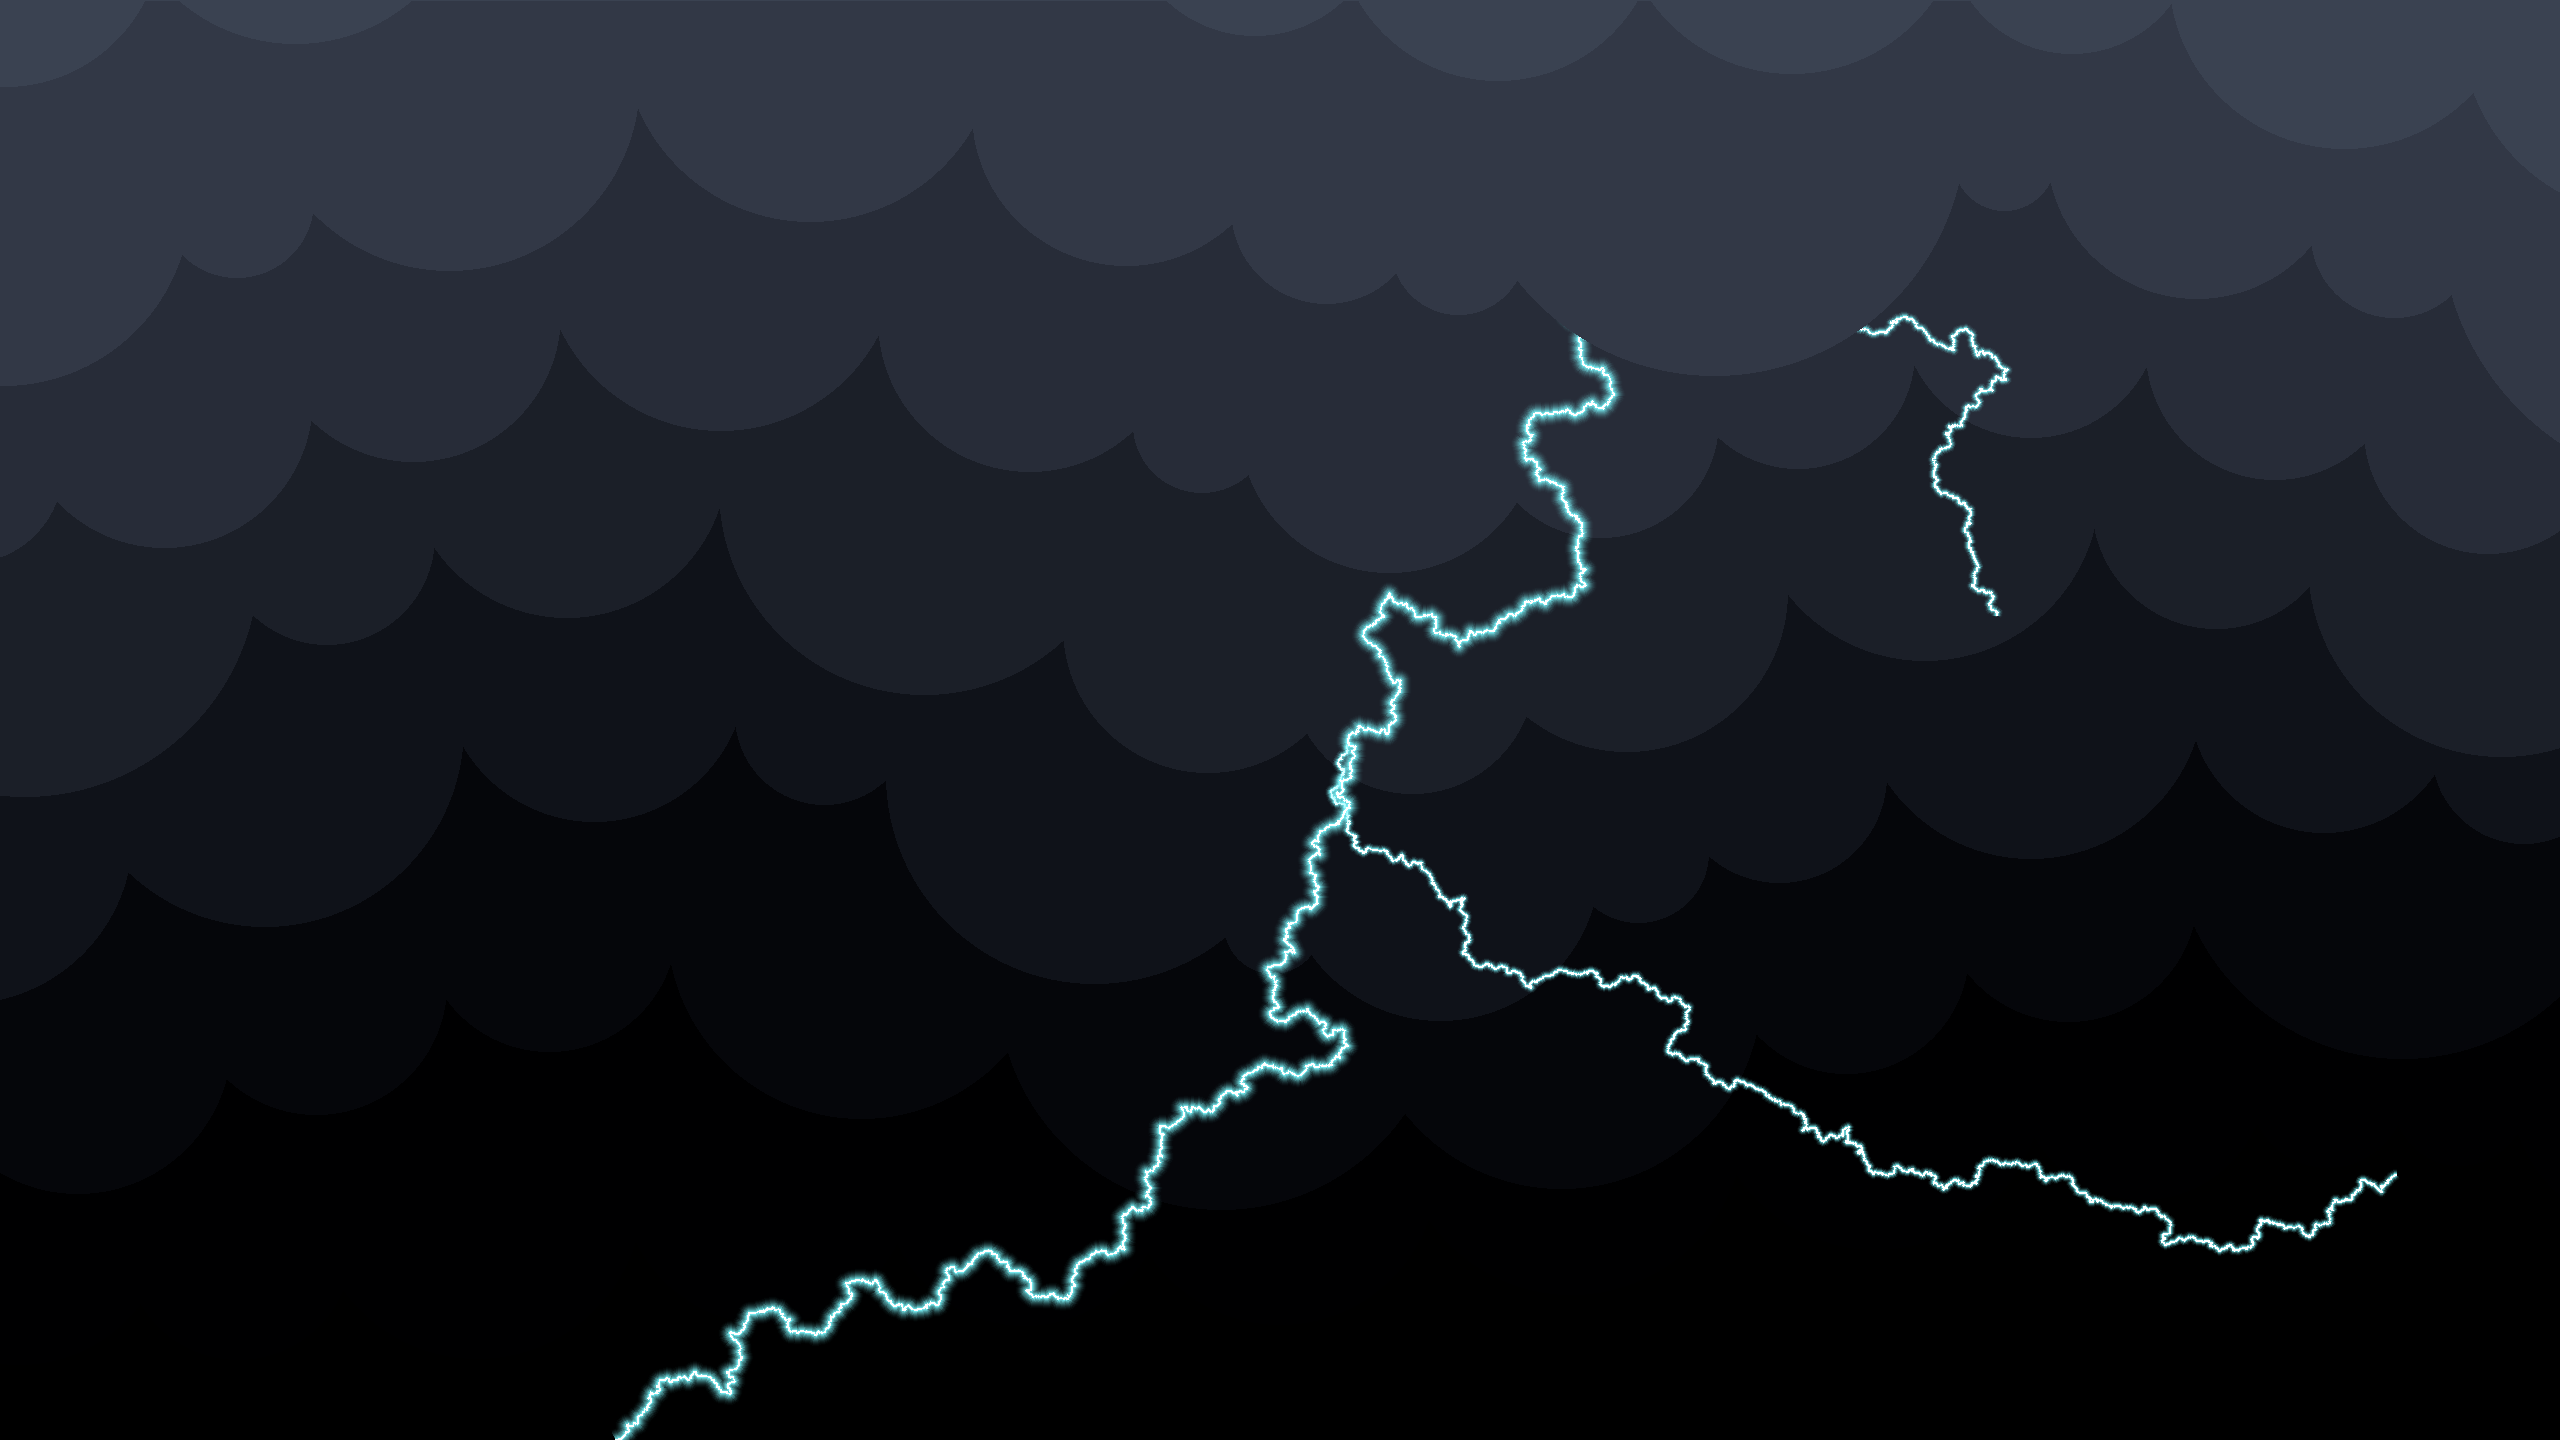

Source code (Python):
from random import getrandbits

from coloraide import Color
import numpy as np
import opensimplex
from PIL import Image, ImageDraw


WIDTH, HEIGHT = 2560, 1440

CLOUD_COLOR_LIGHT = Color("#3B4252")
CLOUD_COLOR_DARK = Color("#000000")
CLOUD_GAMMA = 1.2

LIGHTNING_COLOR = Color("#7DF9FF")

NUM_CLOUDS = 7
CLOUD_CIRCLES = 15
CLOUD_PUFFINESS = 0.9
CLOUD_PUFFINESS_VARIETY = 1.0
CLOUD_NOISE_FREQUENCY = 3.0
CLOUD_NOISE_HEIGHT = 1.0
CLOUD_VARIETY = 0.3

NUM_LIGHTNINGS = 1
LIGHTNING_BREAKTHROUGH = 2
LIGHTNING_BRANCHES = 1

LIGHTNING_ROUGHNESS = 1.0
LIGHTNING_MIN_SEGMENT = 2

LIGHTNING_HALO_WIDTH = 25

LIGHTNING_ORIGIN = None
LIGHTNING_TARGET = None

SEED = getrandbits(16)

RNG = np.random.default_rng(SEED)


def get_rgb(color, fit=False):
    new_color = color.convert("srgb")

    if fit:
        new_color.fit()
    else:
        new_color.clip()

    return tuple(int(255 * c) for c in new_color.coords())


def get_rgba(color, fit=False):
    new_color = color.convert("srgb")

    if fit:
        new_color.fit()
    else:
        new_color.clip()

    rgb = [int(255 * c) for c in new_color.coords()]
    a = int(255 * new_color[-1])
    return *rgb, a


def create_wallpaper():
    img = Image.new("RGBA", (WIDTH, HEIGHT), get_rgb(CLOUD_COLOR_DARK))
    pen = ImageDraw.Draw(img)

    offsets, height = np.linspace(0, 1, NUM_CLOUDS, False, True)
    gradient = Color.interpolate(
        [CLOUD_COLOR_LIGHT, CLOUD_COLOR_DARK], space="oklch", out_space="srgb"
    )
    for o in reversed(offsets[LIGHTNING_BREAKTHROUGH:]):
        draw_cloud_band(pen, o, height * CLOUD_NOISE_HEIGHT, gradient(o**CLOUD_GAMMA))

    draw_lightning(img)

    for o in reversed(offsets[:LIGHTNING_BREAKTHROUGH]):
        draw_cloud_band(pen, o, height * CLOUD_NOISE_HEIGHT, gradient(o**CLOUD_GAMMA))

    img.save(f"{SEED}.png")
    print(f"Saved wallpaper to {SEED}.png")


def draw_lightning(og_image):
    global LIGHTNING_ORIGIN, LIGHTNING_TARGET
    image = Image.new("RGBA", og_image.size, (0, 0, 0, 0))
    pen = ImageDraw.Draw(image)

    if LIGHTNING_ORIGIN is None:
        LIGHTNING_ORIGIN = RNG.random(2).mean() * WIDTH
    if LIGHTNING_TARGET is None:
        if LIGHTNING_ORIGIN < WIDTH / 2:
            LIGHTNING_TARGET = WIDTH * RNG.random(2).mean() / 2
        else:
            LIGHTNING_TARGET = WIDTH + (0.5 * RNG.random(2).mean() / 2)

    light = generate_lightning(x=LIGHTNING_ORIGIN, target=[LIGHTNING_TARGET, HEIGHT])

    transparent = Color(LIGHTNING_COLOR)
    transparent[-1] = 0.0

    halo = np.linspace(0, 1, LIGHTNING_HALO_WIDTH, True)

    gradient = Color.interpolate([transparent, LIGHTNING_COLOR], out_space="srgb")

    for w, t in enumerate(halo):
        # print(w, t, get_rgba(gradient(t)))
        pen.line(
            light,
            fill=get_rgba(gradient(t**2)),
            width=1 + LIGHTNING_HALO_WIDTH - w,
            joint="curve",
        )

    pen.line(light, fill="white", width=2)

    og_image.alpha_composite(image)


def displace_segment(p0, p1):
    """Recursively subdivide the segment p0->p1, displacing each new
    midpoint perpendicular to the segment by a shrinking random amount
    (classic 1D midpoint-displacement / fractional Brownian bridge).
    Returns the list of points from just after p0 up to and including p1."""
    length = np.linalg.norm(p1 - p0)
    if length <= LIGHTNING_MIN_SEGMENT:
        return [p1.tolist()]

    mid = (p0 + p1) / 2
    direction = p1 - p0
    perpendicular = rotate(direction)
    displacement = RNG.random(2).mean() - 0.5
    displacement *= LIGHTNING_ROUGHNESS
    mid = mid + perpendicular * displacement

    left = displace_segment(p0, mid)
    right = displace_segment(mid, p1)
    return left + right


def generate_lightning(x, target):
    """Pure midpoint displacement: recursively bisect the straight
    origin->target segment, displacing each new midpoint perpendicular
    to its parent segment by a shrinking random amount. No coarse
    random-walk skeleton is used — the fractal recursion alone
    produces both the macro bend and the fine jitter."""

    origin = np.array([x, 0.0])
    target = np.array(target)

    lightning = [origin.tolist()] + displace_segment(origin, target)
    return lightning


def draw_cloud_band(pen, baseline, height, color):
    opensimplex.seed(SEED)

    start = RNG.random() / (-CLOUD_CIRCLES)

    circle_x = [start]

    while circle_x[-1] < 1:
        step = np.abs(
            RNG.normal(
                loc=1 / CLOUD_CIRCLES,
                scale=0.5 * CLOUD_PUFFINESS_VARIETY / CLOUD_CIRCLES,
            )
        )
        step += 1 / CLOUD_CIRCLES / 2
        new_circle = circle_x[-1] + step
        circle_x.append(new_circle)

    circle_x = np.array(circle_x)

    circle_y = opensimplex.noise2array(
        circle_x * CLOUD_NOISE_FREQUENCY, baseline / height * CLOUD_VARIETY * np.ones(1)
    )[0]
    circle_y *= height
    circle_y += baseline

    circle_x *= WIDTH
    circle_y *= HEIGHT

    cloud = np.stack([circle_x, circle_y], axis=1).tolist()
    cloud.append([WIDTH, 0])
    cloud.append([0, 0])

    pen.polygon(cloud, fill=get_rgb(color))

    for x, y, a, b in zip(circle_x, circle_y, circle_x[1:], circle_y[1:]):
        draw_bubble(pen, np.array([x, y]), np.array([a, b]), color, CLOUD_PUFFINESS)


def rotate(v):
    # rotates the vector v clockwise 90°
    return np.array([v[1], -v[0]])


def to_img(v):
    return v[0] + 1j * v[1]


def draw_bubble(image_draw, start, end, color, puffiness=1.0):
    r0 = (start - end) / 2
    h = rotate(r0) * np.sqrt(1 / puffiness**2 - 1)
    r = np.linalg.norm(r0) / puffiness

    center = (start + end) / 2 - h

    image_draw.circle(center, r, fill=get_rgb(color))


if __name__ == "__main__":
    create_wallpaper()
